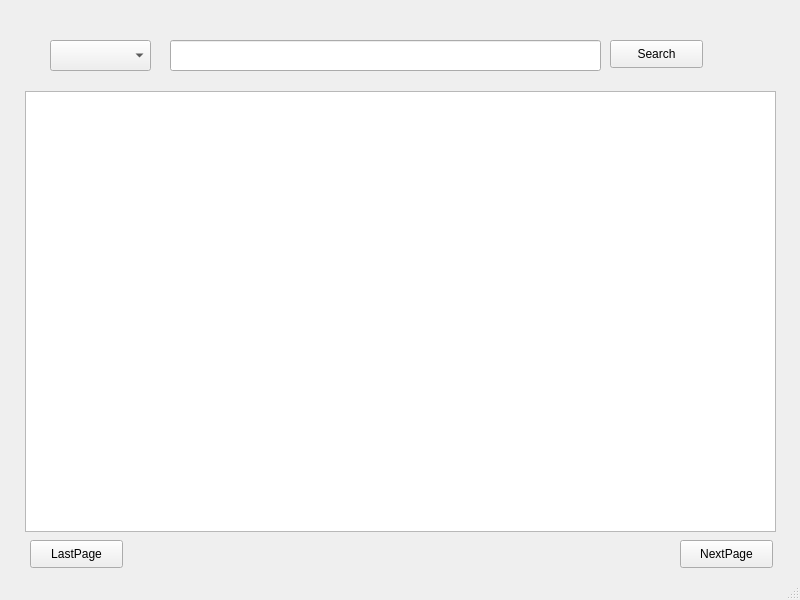
<?xml version="1.0" encoding="UTF-8"?>
<ui version="4.0">
 <class>MainWindow</class>
 <widget class="QMainWindow" name="MainWindow">
  <property name="geometry">
   <rect>
    <x>0</x>
    <y>0</y>
    <width>800</width>
    <height>600</height>
   </rect>
  </property>
  <property name="windowTitle">
   <string>MainWindow</string>
  </property>
  <widget class="QWidget" name="centralwidget">
   <widget class="QPushButton" name="SearchButtom">
    <property name="geometry">
     <rect>
      <x>610</x>
      <y>40</y>
      <width>93</width>
      <height>28</height>
     </rect>
    </property>
    <property name="text">
     <string>Search</string>
    </property>
   </widget>
   <widget class="QListWidget" name="Result">
    <property name="geometry">
     <rect>
      <x>25</x>
      <y>91</y>
      <width>751</width>
      <height>441</height>
     </rect>
    </property>
   </widget>
   <widget class="QPushButton" name="LastPage">
    <property name="geometry">
     <rect>
      <x>30</x>
      <y>540</y>
      <width>93</width>
      <height>28</height>
     </rect>
    </property>
    <property name="text">
     <string>LastPage</string>
    </property>
   </widget>
   <widget class="QPushButton" name="NextPage">
    <property name="geometry">
     <rect>
      <x>680</x>
      <y>540</y>
      <width>93</width>
      <height>28</height>
     </rect>
    </property>
    <property name="text">
     <string>NextPage</string>
    </property>
   </widget>
   <widget class="QComboBox" name="Safe">
    <property name="geometry">
     <rect>
      <x>50</x>
      <y>40</y>
      <width>101</width>
      <height>31</height>
     </rect>
    </property>
    <property name="mouseTracking">
     <bool>false</bool>
    </property>
    <property name="currentIndex">
     <number>-1</number>
    </property>
   </widget>
   <widget class="QLineEdit" name="SearchBar">
    <property name="geometry">
     <rect>
      <x>170</x>
      <y>40</y>
      <width>431</width>
      <height>31</height>
     </rect>
    </property>
   </widget>
  </widget>
  <widget class="QStatusBar" name="statusbar"/>
 </widget>
 <resources/>
 <connections/>
</ui>
